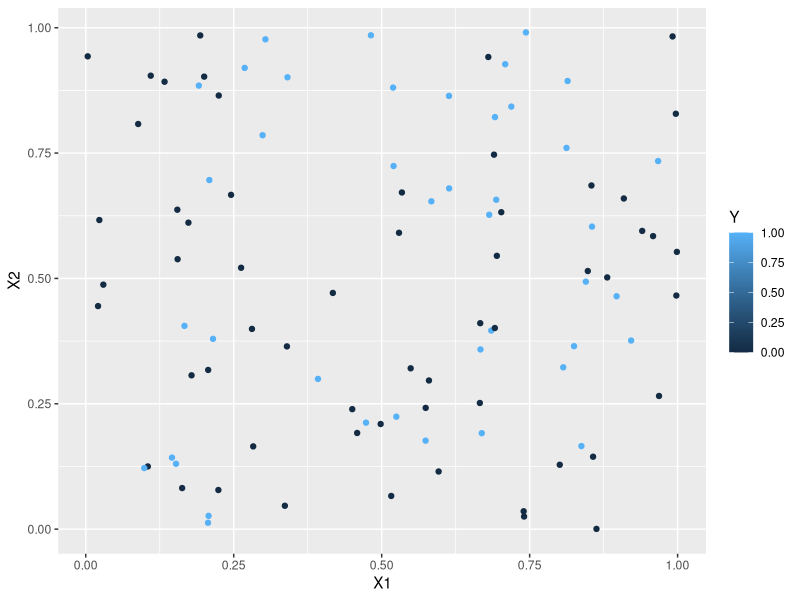
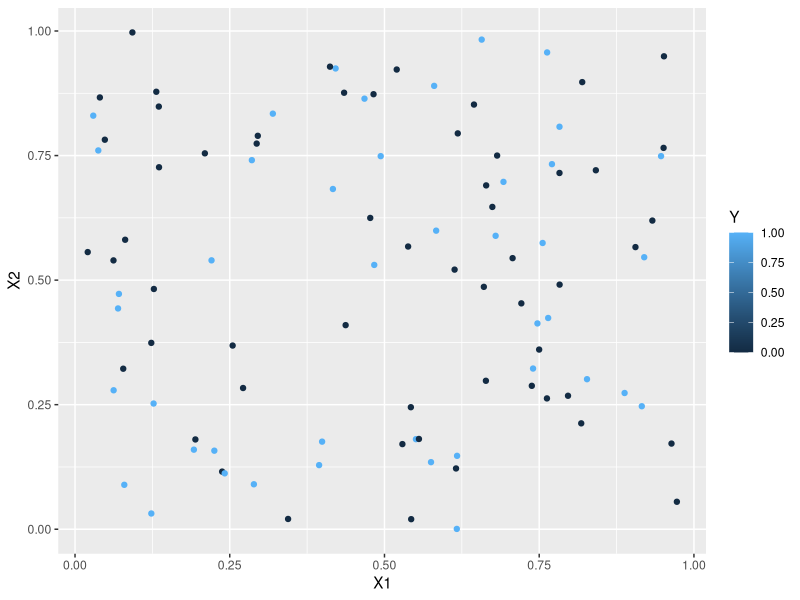
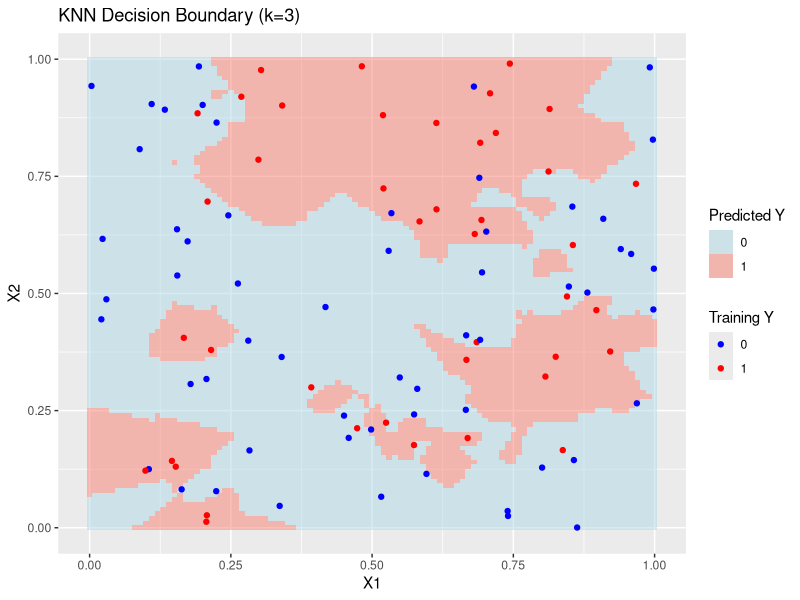
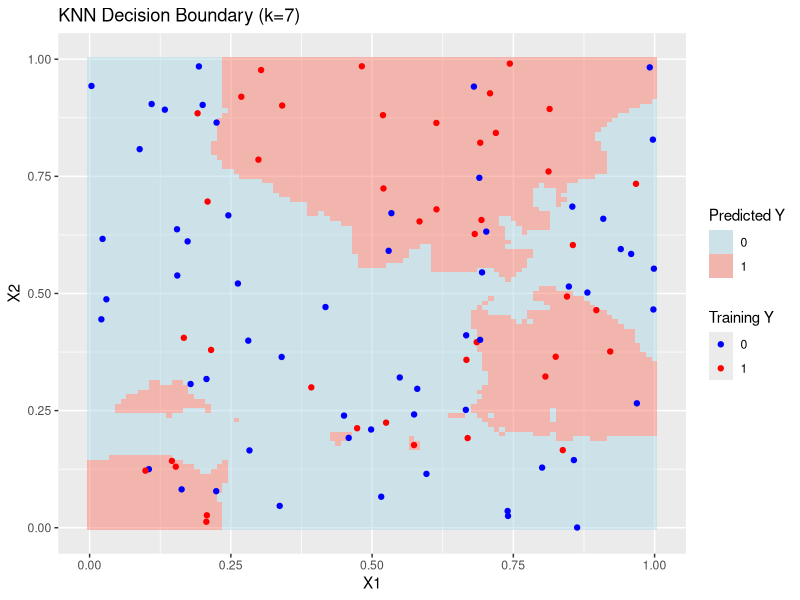
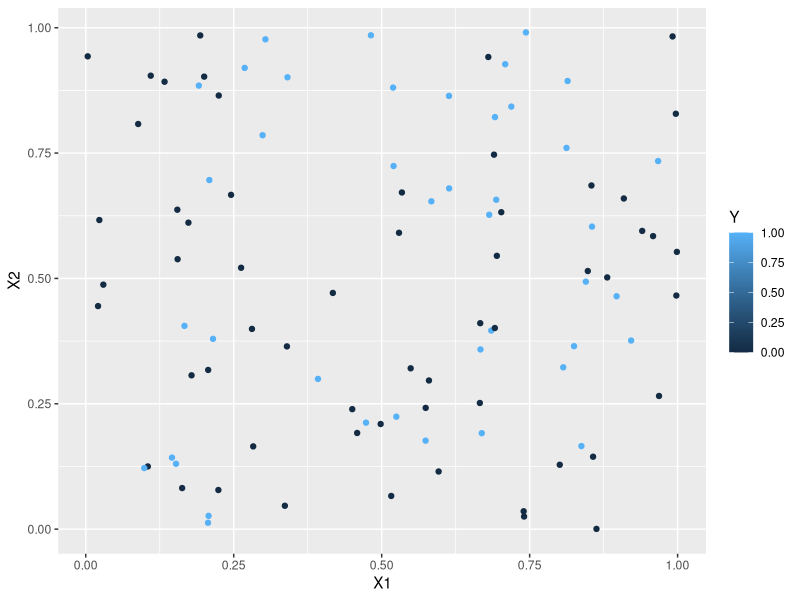
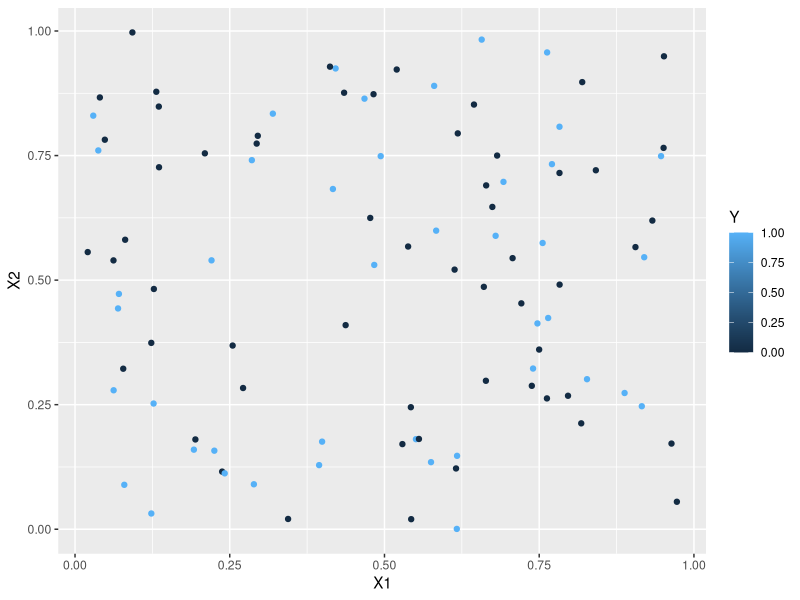
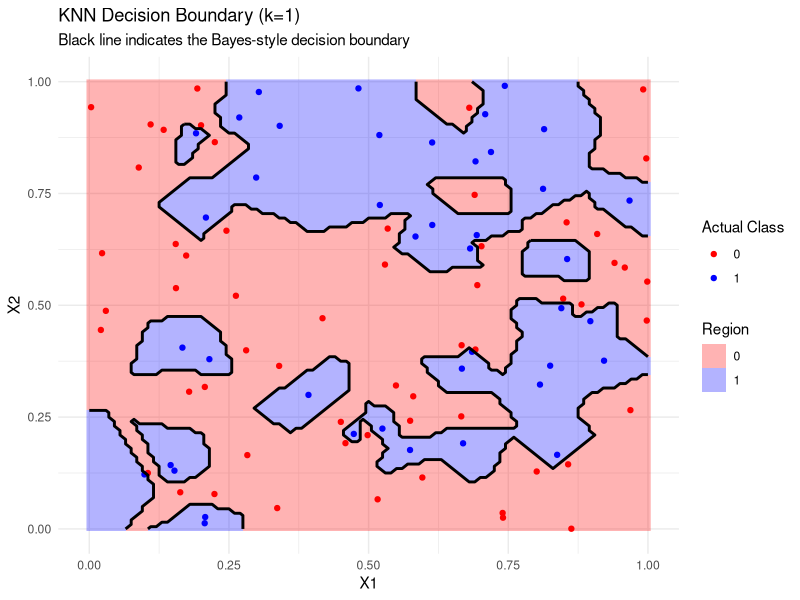
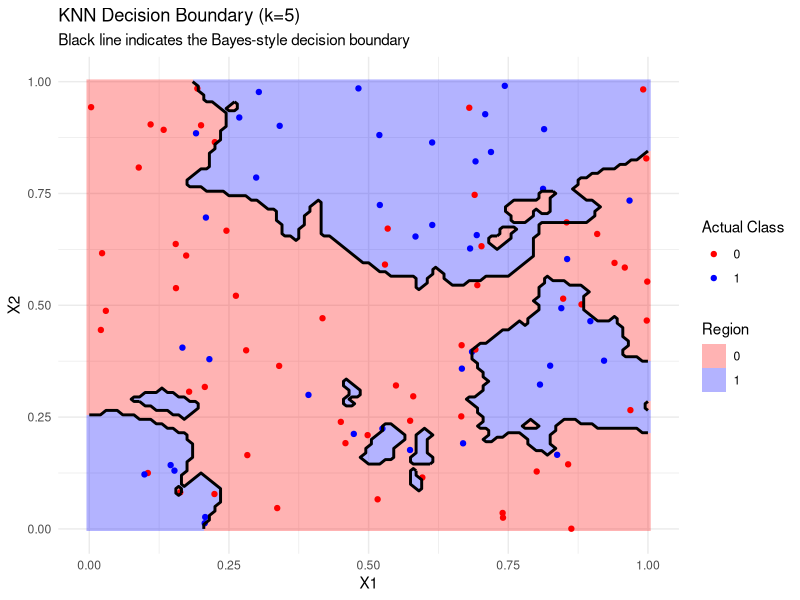

Reproduce these figures in R, in order.
## ---- chunk 1
library(class)
library(tidyverse)
## ---- chunk 2
#Generative model
set.seed(116) #setting a random seed so that we can reproduce everything exactly if we want to

generate_y <- function(x1,x2) { #two input parameters to generate the output y
  logit <- x1 -2*x2 -2*x1^2 + x2^2 + 3*x1*x2
  p <- exp(logit)/(1+exp(logit)) #apply the inverse logit function
  y <- rbinom(1,1,p) #y becomes a 0 (with prob 1-p) or a 1 with probability p
}
## ---- chunk 3
# Generate a dataset with 100 points
set.seed(116)
n = 100
X1 <- runif(n,0,1)
X2 <- runif(n,0,1)

#I'm going to use a for loop to generate 100 y's
Y <- rep(0,n) #initializing my Y to be a vector of 0's
for (i in 1:n) {
  Y[i] <- generate_y(X1[i],X2[i])
}

sum(Y) #How many 0's and 1's were predicted? In this training set, 42% were 1's. However, almost 48% are 1's when n is large. That's quite close to 50/50 so we shouldn't have issues with "imbalance," which is something we'll learn about later in the semester.

training <- cbind(X1,X2,Y) #combining all of my variables into a training dataset
ggplot(data=training, aes(x=X1, y=X2, color=Y)) +
  geom_point()
## ---- chunk 4
# Create the training dataset as above using seed=116
# Create a testing dataset using seed=121

set.seed(121)
n = 100
X1 <- runif(n,0,1)
X2 <- runif(n,0,1)

#I'm going to use a for loop to generate 100 y's
Y <- rep(0,n) #initializing my Y to be a vector of 0's
for (i in 1:n) {
  Y[i] <- generate_y(X1[i],X2[i])
}

sum(Y) #43 1's, which is much closer to the 51.5% true rate
testing <- cbind(X1,X2,Y)

#Let's plot the test set. Does it look like the training set? Yeah, looks similar.
ggplot(data=testing, aes(x=X1, y=X2, color=Y)) +
  geom_point()
## ---- chunk 5
library(class)
library(tidyverse)

set.seed(116) #setting a random seed so that we can reproduce everything exactly if we want to

generate_y <- function(x1,x2) { #two input parameters to generate the output y
  logit <- x1 -2*x2 -2*x1^2 + x2^2 + 3*x1*x2
  p <- exp(logit)/(1+exp(logit)) #apply the inverse logit function
  y <- rbinom(1,1,p) #y becomes a 0 (with prob 1-p) or a 1 with probability p
}
# Generate a dataset with 100 points
set.seed(116)
n = 100
X1_tr <- runif(n,0,1)
X2_tr <- runif(n,0,1)

#I'm going to use a for loop to generate 100 y's
Y_tr <- rep(0,n) #initializing my Y to be a vector of 0's
for (i in 1:n) {
  Y_tr[i] <- generate_y(X1_tr[i],X2_tr[i])
}

training <- cbind(X1_tr,X2_tr,Y_tr) #combining all of my variables into a training dataset
## ---- chunk 6
set.seed(121)
n = 100
X1_te <- runif(n,0,1)
X2_te <- runif(n,0,1)

Y_te <- rep(0,n) #initializing my Y to be a vector of 0's
for (i in 1:n) {
  Y_te[i] <- generate_y(X1_te[i],X2_te[i])
}

sum(Y_te) #43 1's, which is much closer to the 51.5% true rate
testing <- cbind(X1_te,X2_te,Y_te)

## ---- chunk 7
ks=c(3,7)
mcrate <- c()

n_test <- nrow(testing)
for (k in ks) {
  y_pred <- knn(train = training[,1:2], test = testing[,1:2], 
                       cl = training[,3], k = k)
  
  misclass_rate <- sum(y_pred != testing[,3]) / n_test
  mcrate <- c(mcrate, misclass_rate)
}
# print misclassification rates
for (i in 1:length(ks)) {
  cat("k =", ks[i], "misclassification rate:", mcrate[i], "\n")
}
## ---- chunk 8
# grid unit square
test_grid <- expand.grid(
  X1 = seq(0, 1, by = 0.01),
  X2 = seq(0, 1, by = 0.01)
)

test_grid$y_pred_k3 <- knn(
  train= training[, 1:2],
  test= test_grid,
  cl= training[, 3],
  k=3
)
test_grid$y_pred_k7 <- knn(
  train= training[, 1:2],
  test= test_grid[, 1:2],
  cl= training[, 3],
  k=7
)

# plot db for k=3
ggplot() +
  geom_tile(data = test_grid, aes(x = X1, y = X2, fill = y_pred_k3), alpha = 0.5) +
  geom_point(data = as.data.frame(training), aes(x = X1_tr, y = X2_tr, color = as.factor(Y_tr))) +
  labs(title = "KNN Decision Boundary (k=3)", fill = "Predicted Y", color = "Training Y") +
  scale_fill_manual(values = c("0" = "lightblue", "1" = "salmon")) +
  scale_color_manual(values = c("0" = "blue", "1" = "red")) 

## ---- chunk 9
# plot db for k=7
ggplot() +
  geom_tile(data = test_grid, aes(x = X1, y = X2, fill = y_pred_k7), alpha = 0.5) +
  geom_point(data = as.data.frame(training), aes(x = X1_tr, y = X2_tr, color = as.factor(Y_tr))) +
  labs(title = "KNN Decision Boundary (k=7)", fill = "Predicted Y", color = "Training Y") +
  scale_fill_manual(values = c("0" = "lightblue", "1" = "salmon")) +
  scale_color_manual(values = c("0" = "blue", "1" = "red"))
## ---- chunk 10
new_data <- data.frame(X1 = 0.5, X2 = 0.5)
predicted_y_k3 <- knn(train = training[, 1:2],
                        test = new_data,
                        cl = training[, 3],
                        k = 3)
predicted_y_k7 <- knn(train = training[, 1:2],
                        test = new_data,
                        cl = training[, 3],
                        k = 7)
cat("Predicted Y for (X1=0.5, X2=0.5) with k=3:", predicted_y_k3, "\n")
cat("Predicted Y for (X1=0.5, X2=0.5) with k=7:", predicted_y_k7, "\n")
# 1 for both k=3 and k=7
## ---- chunk 11
rm(list = ls())
## ---- chunk 12
set.seed(116)
n = 100
X1 <- runif(n,0,1)
X2 <- runif(n,0,1)

generate_y <- function(x1,x2) { #two input parameters to generate the output y
  logit <- x1 -2*x2 -2*x1^2 + x2^2 + 3*x1*x2
  p <- exp(logit)/(1+exp(logit)) #apply the inverse logit function
  y <- rbinom(1,1,p) #y becomes a 0 (with prob 1-p) or a 1 with probability p
}

#I'm going to use a for loop to generate 100 y's
Y <- rep(0,n) #initializing my Y to be a vector of 0's
for (i in 1:n) {
  Y[i] <- generate_y(X1[i],X2[i])
}

sum(Y) #How many 0's and 1's were predicted? In this training set, 42% were 1's. However, almost 48% are 1's when n is large. That's quite close to 50/50 so we shouldn't have issues with "imbalance," which is something we'll learn about later in the semester.

training <- cbind(X1,X2,Y) #combining all of my variables into a training dataset
ggplot(data=training, aes(x=X1, y=X2, color=Y)) +
  geom_point()
## ---- chunk 13
# Create a testing dataset using seed=121

set.seed(121)
n = 100
X1 <- runif(n,0,1)
X2 <- runif(n,0,1)

#I'm going to use a for loop to generate 100 y's
Y <- rep(0,n) #initializing my Y to be a vector of 0's
for (i in 1:n) {
  Y[i] <- generate_y(X1[i],X2[i])
}

sum(Y) #43 1's, which is much closer to the 51.5% true rate
testing <- cbind(X1,X2,Y)

#Let's plot the test set. Does it look like the training set? Yeah, looks similar.
ggplot(data=testing, aes(x=X1, y=X2, color=Y)) +
  geom_point()

predicted.ys1 <- knn(train = training[,1:2], test = testing[,1:2], cl=training[,3],k=1)
predicted.ys <- knn(train = training[,1:2], test = testing[,1:2], cl=training[,3],k=5)
## ---- chunk 14

testing.grid <- expand.grid(X1 = seq(0, 1, by = .01), 
                            X2 = seq(0, 1, by = .01))

predicted.grid1 <- knn(train = training[,1:2], 
                      test = testing.grid, 
                      cl = training[,3], 
                      k = 1)
predicted.grid5 <- knn(train = training[,1:2], 
                      test = testing.grid, 
                      cl = training[,3], 
                      k = 5)

predicted.gridxy <- testing.grid
predicted.gridxy$Y1 <- as.numeric(predicted.grid1) -1
predicted.gridxy$Y5 <- as.numeric(predicted.grid5) -1 
## ---- chunk 15
misclass_rate <- function(predictions, truth) {
  1 - sum(predictions == truth) / length(predictions)
}

pred_k1 <- knn(train = training[,1:2],
               test = testing[,1:2],
               cl = training[,3],
               k = 1)

pred_k5 <- knn(train = training[,1:2],
               test = testing[,1:2],
               cl = training[,3],
               k = 5)

mis_k1 <- misclass_rate(pred_k1, testing[,3])
mis_k5 <- misclass_rate(pred_k5, testing[,3])

mis_k1
mis_k5
## ---- chunk 16
ggplot() +
  # Background: Show the decision regions
  geom_raster(data = predicted.gridxy, aes(x = X1, y = X2, fill = as.factor(Y1)), alpha = 0.3) +
  # The Boundary: The contour line where Y changes
  geom_contour(data = predicted.gridxy, aes(x = X1, y = X2, z = Y1), 
                breaks = 1.5, color = "black", size = 1) +
  # The actual data points
  geom_point(data = training, aes(x = X1, y = X2, color = as.factor(Y))) +
  scale_fill_manual(values = c("red", "blue"), name = "Region") +
  scale_color_manual(values = c("red", "blue"), name = "Actual Class") +
  labs(title = "KNN Decision Boundary (k=1)",
        subtitle = "Black line indicates the Bayes-style decision boundary") +
    geom_contour(data = predicted.gridxy, aes(x = X1, y = X2, z = Y1 +1),  
                breaks = 1.5, color = "black", size = 1) +  
theme_minimal()

ggplot() +
  # Background: Show the decision regions
  geom_raster(data = predicted.gridxy, aes(x = X1, y = X2, fill = as.factor(Y5)), alpha = 0.3) +
  # The Boundary: The contour line where Y changes
  geom_contour(data = predicted.gridxy, aes(x = X1, y = X2, z = Y5), 
                breaks = 1.5, color = "black", size = 1) +
  # The actual data points
  geom_point(data = training, aes(x = X1, y = X2, color = as.factor(Y))) +
  scale_fill_manual(values = c("red", "blue"), name = "Region") +
  scale_color_manual(values = c("red", "blue"), name = "Actual Class") +
  labs(title = "KNN Decision Boundary (k=5)",
        subtitle = "Black line indicates the Bayes-style decision boundary") +
    geom_contour(data = predicted.gridxy, aes(x = X1, y = X2, z = Y5 +1),  
                breaks = 1.5, color = "black", size = 1) +  
theme_minimal()
